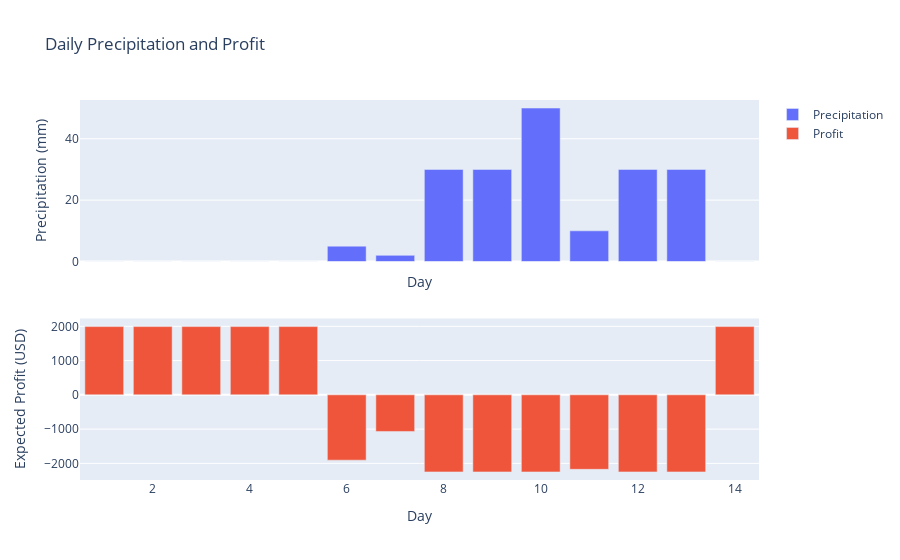

Write notebook code for a chart like this one.
### Code cell
prec_list, avg_profit_list, rainy_days, total_profit = total_profit_fair_us(70000, [0,0,0,0,0,5,2,30,30,50,10,30,30,0],extra_costs=0)

plotly_prec_profit(prec_list,avg_profit_list)

### Figure 1 — Plotly figure (JSON) as saved in the notebook; plotly's stock layout.template omitted (floating-point values rounded to 4 significant figures)
{"data": [{"name": "Precipitation", "type": "bar", "x": [1, 2, 3, 4, 5, 6, 7, 8, 9, 10, 11, 12, 13, 14], "xaxis": "x", "y": [0, 0, 0, 0, 0, 5, 2, 30, 30, 50, 10, 30, 30, 0], "yaxis": "y"}, {"name": "Profit", "type": "bar", "x": [1, 2, 3, 4, 5, 6, 7, 8, 9, 10, 11, 12, 13, 14], "xaxis": "x2", "y": [1993.0, 1993.0, 1993.0, 1993.0, 1993.0, -1906.0, -1069.0, -2250.0, -2250.0, -2250.0, -2174.0, -2250.0, -2250.0, 1993.0], "yaxis": "y2"}], "layout": {"title": {"text": "Daily Precipitation and Profit"}, "xaxis": {"anchor": "y", "domain": [0, 1], "matches": "x2", "showticklabels": false, "title": {"text": "Day"}}, "xaxis2": {"anchor": "y2", "domain": [0, 1], "title": {"text": "Day"}}, "yaxis": {"anchor": "x", "domain": [0.575, 1], "title": {"text": "Precipitation (mm)"}}, "yaxis2": {"anchor": "x2", "domain": [0, 0.425], "title": {"text": "Expected Profit (USD)"}}}}
